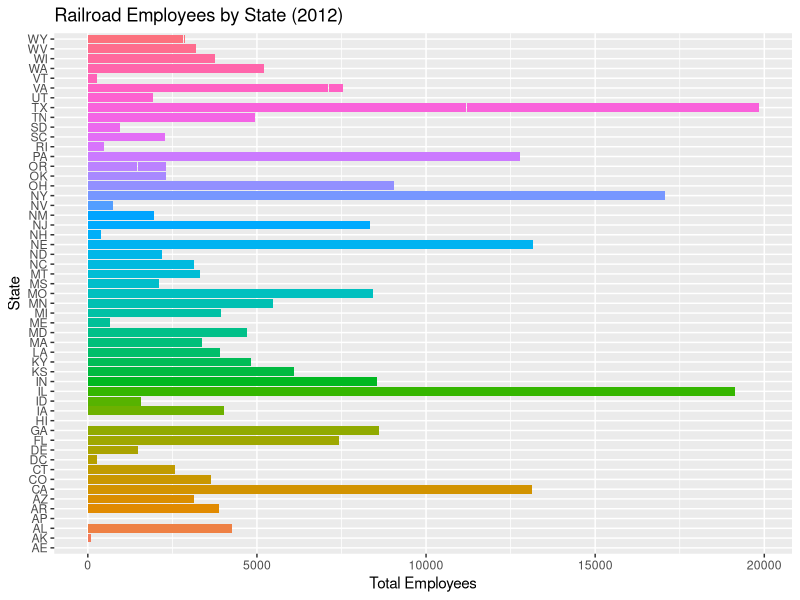

Write R code to recreate this figure.
## ---- chunk 1
#| label: setup
#| warning: false

library(tidyverse)

knitr::opts_chunk$set(echo = TRUE)
library(readr)
library(dplyr)
railroad <- read_csv("_data/railroad_2012_clean_county.csv", show_col_types = FALSE)
## ---- chunk 2
head(railroad)
## ---- chunk 3
dim(railroad)
## ---- chunk 4
# Filter the state column through a vector of overseas military state codes
overseas <- railroad %>% 
  filter(
    state %in% c("AA", "AE", "AP")
  )
overseas
## ---- chunk 5
# How many unique values are in the state column?
railroad %>% 
  select(state) %>% 
  n_distinct(.)
## ---- chunk 6
unique(railroad$state)
## ---- chunk 7
# Access ggplot2 and set up a horizontal bar graph to display employees by state
library(ggplot2)

st_emp_viz <- ggplot(railroad, aes(x=state, y=total_employees, fill=state)) + 
  geom_bar(stat = "identity") + 
  coord_flip() + 
  theme(legend.position = "none")

# Add a title as well as labels for the x- and y-axes
st_emp_viz <- st_emp_viz + ggtitle("Railroad Employees by State (2012)") + xlab("State") + ylab("Total Employees")
st_emp_viz
## ---- chunk 8
# Arrange the data set in descending order so the counties with the most employees appear at the top
sorted_by_county <- railroad %>% 
  arrange(-total_employees)

head(sorted_by_county, 15)
